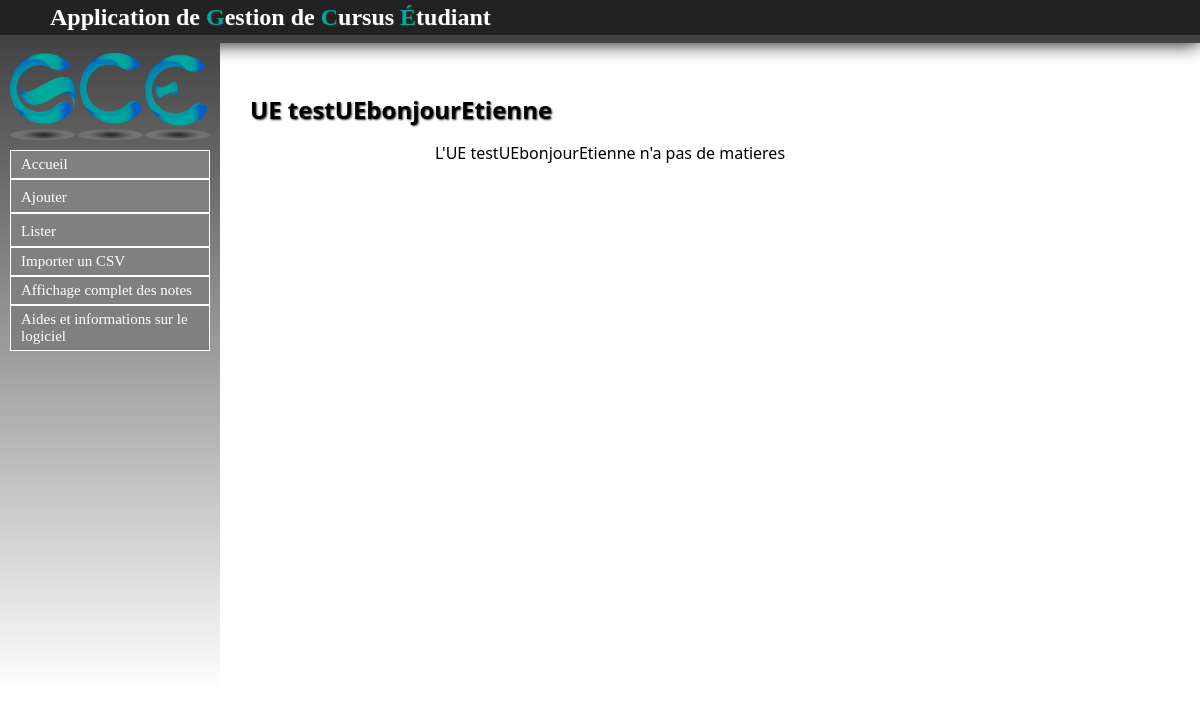
The page /UE/detailUE/2 on the database as committed earlier.
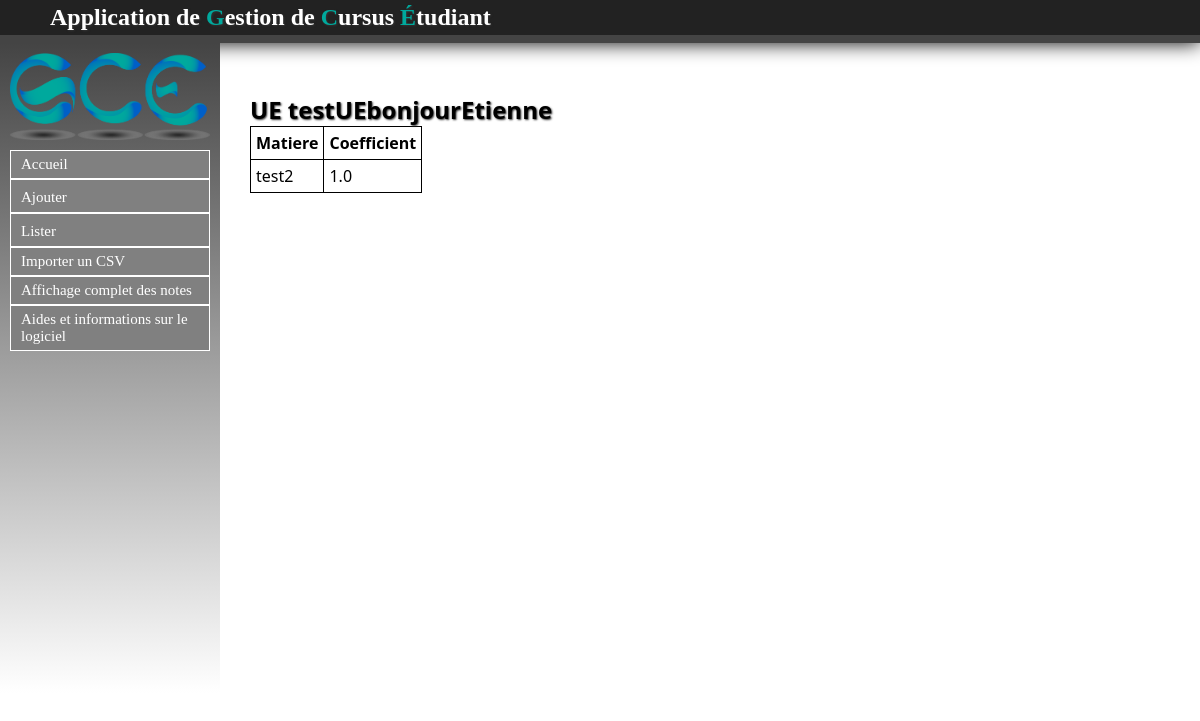
The same page on the database as committed later.
### UE/models.py (models this page shows, shortened)
class UniteE(models.Model):
	intitule = models.CharField(max_length=30,null=False)
	code = models.CharField(max_length=30,null=False)
	semestre = models.ForeignKey(Semestre, null=False)
	coefficient = models.FloatField(null=False)

### Matiere/models.py (models this page shows, shortened)
class Matiere(models.Model):
	intitule = models.CharField(max_length=30,null=False)
	code = models.CharField(max_length=30,null=False)
	coefficient = models.FloatField(default=1.0)
	unite = models.ForeignKey('UE.UniteE', null=True)

### UE/views.py (the view)
# urls.py: url(r'^detailUE/(?P<id>\d+)$', views.detailUE, name='detailUE'),
def detailUE(request, id):
	ue = get_object_or_404(UniteE, id=id)
	matieres = Matiere.objects.filter(unite__id=id)
	return render(request, 'contenu_html/detailUE.html', locals())

### UE/templates/contenu_html/detailUE.html (shortened to what this page needs)
{% extends "templates/base.html" %}
{% block content %}
<h1>UE {{ ue.intitule }}</h1>
<table id="b">
{% if not matieres %}
	<p>L'UE {{ ue.intitule }} n'a pas de matieres</p>
{% else %}
	<table style="border:1px solid black; border-collapse : collapse;">
	<tr>
		<th style="border:1px solid black;">Matiere</th>
		<th style="border:1px solid black;">Coefficient</th>
	</tr>
{% endif %}
{% for matiere in matieres %}
	<tr>
		<td style="border:1px solid black;">{{ matiere.intitule }}</td>
		<td style="border:1px solid black;">{{ matiere.coefficient }}</td>
	</tr>
{% endfor %}
</table>
{% endblock %}

Rows that differ between the two databases and show on the page:
shown differently, row unchanged: UniteE "testUEbonjourEtienne": intitule "testUEbonjourEtienne" → (not shown)
added Matiere: intitule "test2", coefficient "1.0"
Other text that changed with them:
text no longer shown: "L'UE n'a pas de matieres"
text now shown: "Matiere Coefficient"
